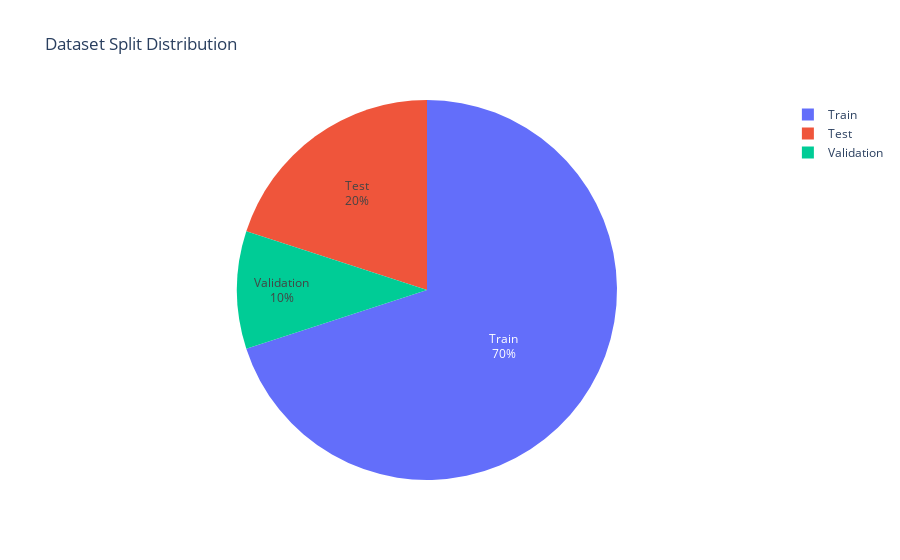

Notebook code cell kept with this figure:
### Code cell
# Step 3: Split dataset
print("🔀 Step 3: Splitting dataset...")

# Split the data with stratification
splits = split_dataset(filtered_df, test_size=0.2, val_size=0.1, random_state=42)

train_df = splits['train']
val_df = splits['val']  
test_df = splits['test']

print(f"📊 Dataset splits:")
print(f"  Training: {len(train_df):,} samples ({len(train_df)/len(filtered_df)*100:.1f}%)")
print(f"  Validation: {len(val_df):,} samples ({len(val_df)/len(filtered_df)*100:.1f}%)")
print(f"  Test: {len(test_df):,} samples ({len(test_df)/len(filtered_df)*100:.1f}%)")

# Visualize split distribution
splits_data = {
    'Split': ['Train', 'Validation', 'Test'],
    'Samples': [len(train_df), len(val_df), len(test_df)],
    'Percentage': [len(train_df)/len(filtered_df)*100, 
                   len(val_df)/len(filtered_df)*100, 
                   len(test_df)/len(filtered_df)*100]
}

fig = px.pie(
    values=splits_data['Samples'],
    names=splits_data['Split'],
    title="Dataset Split Distribution"
)
fig.update_traces(textposition='inside', textinfo='percent+label')
fig.show()

# Check emotion distribution across splits
print(f"\n🎭 Emotion distribution consistency across splits:")
train_emotions = train_df[EMOTION_COLUMNS].sum()
val_emotions = val_df[EMOTION_COLUMNS].sum()
test_emotions = test_df[EMOTION_COLUMNS].sum()

emotion_comparison = pd.DataFrame({
    'Train_Pct': train_emotions / len(train_df) * 100,
    'Val_Pct': val_emotions / len(val_df) * 100,
    'Test_Pct': test_emotions / len(test_df) * 100
})

print("Top 5 emotions distribution (%):")
for emotion in emotion_comparison.head().index:
    train_pct = emotion_comparison.loc[emotion, 'Train_Pct']
    val_pct = emotion_comparison.loc[emotion, 'Val_Pct']
    test_pct = emotion_comparison.loc[emotion, 'Test_Pct']
    print(f"  {emotion}: Train={train_pct:.1f}%, Val={val_pct:.1f}%, Test={test_pct:.1f}%")

### Figure 1 — Plotly figure (JSON) as saved in the notebook; plotly's stock layout.template omitted (floating-point values rounded to 4 significant figures)
{"data": [{"domain": {"x": [0, 1], "y": [0, 1]}, "hovertemplate": "label=%{label}<br>value=%{value}<extra></extra>", "labels": ["Train", "Validation", "Test"], "legendgroup": "", "name": "", "showlegend": true, "textinfo": "percent+label", "textposition": "inside", "type": "pie", "values": [147705, 21101, 42202]}], "layout": {"legend": {"tracegroupgap": 0}, "title": {"text": "Dataset Split Distribution"}}}
